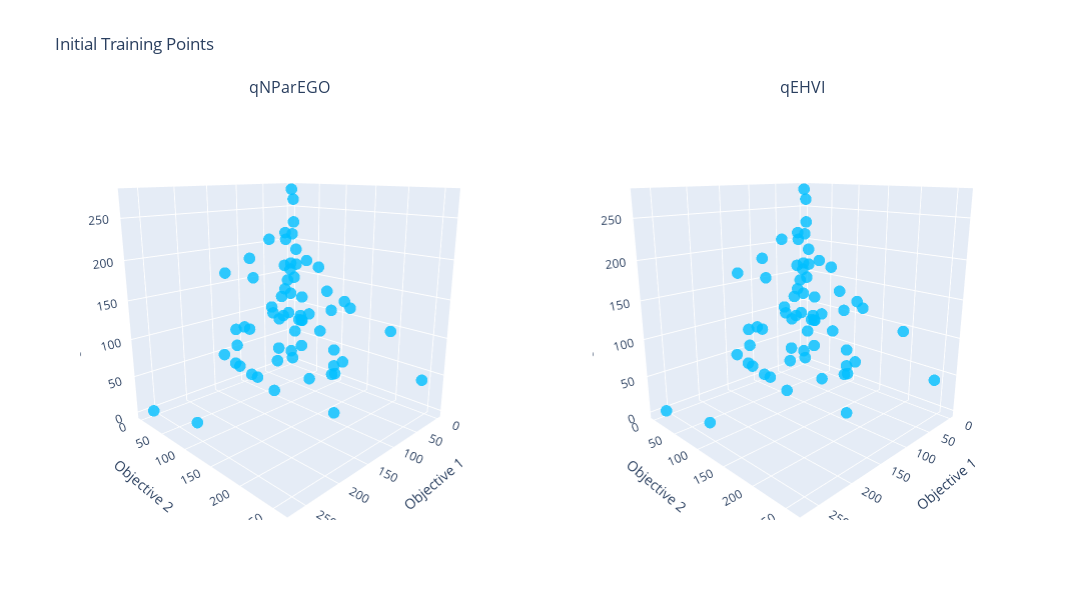

Notebook code cell kept with this figure:
### Code cell
# 1. Plot showing just initial training points
fig_initial = make_subplots(
    rows=1, cols=2,
    specs=[[{'type': 'scatter3d'}, {'type': 'scatter3d'}]],
    subplot_titles=("qNParEGO", "qEHVI")
)

# Generate Pareto surface using problem's built-in method
pf_surface = create_pareto_surface(problem)

alg_data_initial = [
    (-train_obj_true_qparego[:n_initial], "qNParEGO"),
    (-train_obj_true_qehvi[:n_initial], "qEHVI"),
]

for col, (train_obj, name) in enumerate(alg_data_initial, 1):
    obj_np = train_obj.cpu().numpy() if isinstance(train_obj, torch.Tensor) else train_obj

    # Plot initial points
    scatter = go.Scatter3d(
        x=obj_np[:, 0], y=obj_np[:, 1], z=obj_np[:, 2],
        mode='markers',
        marker=dict(size=4, color='deepskyblue', opacity=0.8),
        name=name
    )

    fig_initial.add_trace(scatter, row=1, col=col)
    fig_initial.add_trace(pf_surface, row=1, col=col)

# Update layout
fig_initial.update_layout(
    height=600,
    width=1200,
    scene1=dict(
        xaxis_title='Objective 1',
        yaxis_title='Objective 2',
        zaxis_title='Objective 3',
        camera=dict(eye=dict(x=1.5, y=1.5, z=0.6))
    ),
    scene2=dict(
        xaxis_title='Objective 1',
        yaxis_title='Objective 2',
        zaxis_title='Objective 3',
        camera=dict(eye=dict(x=1.5, y=1.5, z=0.6))
    ),
    showlegend=False,
    title_text='Initial Training Points'
)
fig_initial.show()

pio.write_html(fig_initial, 'DTLZ1a train.html')

### Figure 1 — Plotly figure (JSON) as saved in the notebook; plotly's stock layout.template omitted (floating-point values rounded to 4 significant figures; data arrays with more than 128 entries replaced by an {"elided": "..."} marker saying what was removed)
{"data": [{"marker": {"color": "deepskyblue", "opacity": 0.8, "size": 4}, "mode": "markers", "name": "qNParEGO", "scene": "scene", "type": "scatter3d", "x": [116.7, 12.84, 23.18, 28.04, 128.7, 2.376, 23.36, 98.59, 102.8, 9.942, 52.19, 61.55, 84.91, 8.829, 12.48, 32.25, 114.9, 0.0135, 84.45, 48.79, 81.87, 17.41, 25.13, 35.27, 260.0, 9.368, 140.8, 10.15, 38.73, 4.079, 7.258, 56.92, 173.4, 2.953, 21.37, 81.02, 131.6, 31.65, 15.89, 0.9131, 150.4, 14.62, 97.04, 29.71, 98.68, 4.593, 2.809, 49.94, 136.8, 3.257, 89.22, 9.237, 132.0, 25.97, 19.65, 63.31, 266.6, 0.8108, 45.78, 55.61, 94.2, 40.2, 19.45, 20.97, 128.1], "y": [89.95, 14.68, 5.664, 141.8, 17.65, 86.41, 8.436, 176.0, 19.42, 42.35, 44.35, 82.21, 45.27, 25.93, 0.2083, 260.6, 6.847, 0.1408, 40.75, 117.0, 81.63, 25.53, 3.977, 117.9, 105.2, 19.98, 12.3, 196.9, 10.86, 28.49, 4.741, 59.52, 47.38, 13.15, 15.53, 98.13, 50.85, 53.31, 1.829, 95.17, 119.2, 20.97, 20.2, 116.3, 0.2005, 43.35, 1.622, 133.5, 71.55, 7.179, 3.936, 116.4, 23.22, 80.74, 18.31, 99.6, 18.04, 24.4, 19.71, 111.8, 58.01, 44.45, 6.038, 125.5, 13.69], "z": [55.1, 210.5, 81.94, 121.7, 85.79, 102.4, 162.8, 1.798, 9.822, 172.9, 149.9, 60.94, 115.7, 76.45, 200.7, 53.07, 22.78, 275.5, 211.8, 144.9, 58.16, 59.49, 113.0, 18.87, 22.27, 164.4, 168.3, 96.8, 32.73, 74.7, 153.8, 34.86, 67.71, 185.9, 88.51, 113.3, 94.59, 86.17, 123.4, 3.242, 31.75, 144.8, 156.3, 54.69, 78.8, 88.48, 162.8, 40.94, 31.56, 261.2, 181.2, 122.9, 64.15, 170.2, 119.8, 15.24, 8.326, 111.5, 84.17, 88.41, 111.5, 232.7, 212.2, 36.49, 33.3]}, {"color": "red", "colorscale": [[0, "rgb(255,245,240)"], [0.125, "rgb(254,224,210)"], [0.25, "rgb(252,187,161)"], [0.375, "rgb(252,146,114)"], [0.5, "rgb(251,106,74)"], [0.625, "rgb(239,59,44)"], [0.75, "rgb(203,24,29)"], [0.875, "rgb(165,15,21)"], [1, "rgb(103,0,13)"]], "intensity": {"elided": "1000 float values"}, "name": "Pareto Front", "opacity": 0.3, "scene": "scene", "showscale": false, "type": "mesh3d", "x": {"elided": "1000 float values"}, "y": {"elided": "1000 float values"}, "z": {"elided": "1000 float values"}}, {"marker": {"color": "deepskyblue", "opacity": 0.8, "size": 4}, "mode": "markers", "name": "qEHVI", "scene": "scene2", "type": "scatter3d", "x": [116.7, 12.84, 23.18, 28.04, 128.7, 2.376, 23.36, 98.59, 102.8, 9.942, 52.19, 61.55, 84.91, 8.829, 12.48, 32.25, 114.9, 0.0135, 84.45, 48.79, 81.87, 17.41, 25.13, 35.27, 260.0, 9.368, 140.8, 10.15, 38.73, 4.079, 7.258, 56.92, 173.4, 2.953, 21.37, 81.02, 131.6, 31.65, 15.89, 0.9131, 150.4, 14.62, 97.04, 29.71, 98.68, 4.593, 2.809, 49.94, 136.8, 3.257, 89.22, 9.237, 132.0, 25.97, 19.65, 63.31, 266.6, 0.8108, 45.78, 55.61, 94.2, 40.2, 19.45, 20.97, 128.1], "y": [89.95, 14.68, 5.664, 141.8, 17.65, 86.41, 8.436, 176.0, 19.42, 42.35, 44.35, 82.21, 45.27, 25.93, 0.2083, 260.6, 6.847, 0.1408, 40.75, 117.0, 81.63, 25.53, 3.977, 117.9, 105.2, 19.98, 12.3, 196.9, 10.86, 28.49, 4.741, 59.52, 47.38, 13.15, 15.53, 98.13, 50.85, 53.31, 1.829, 95.17, 119.2, 20.97, 20.2, 116.3, 0.2005, 43.35, 1.622, 133.5, 71.55, 7.179, 3.936, 116.4, 23.22, 80.74, 18.31, 99.6, 18.04, 24.4, 19.71, 111.8, 58.01, 44.45, 6.038, 125.5, 13.69], "z": [55.1, 210.5, 81.94, 121.7, 85.79, 102.4, 162.8, 1.798, 9.822, 172.9, 149.9, 60.94, 115.7, 76.45, 200.7, 53.07, 22.78, 275.5, 211.8, 144.9, 58.16, 59.49, 113.0, 18.87, 22.27, 164.4, 168.3, 96.8, 32.73, 74.7, 153.8, 34.86, 67.71, 185.9, 88.51, 113.3, 94.59, 86.17, 123.4, 3.242, 31.75, 144.8, 156.3, 54.69, 78.8, 88.48, 162.8, 40.94, 31.56, 261.2, 181.2, 122.9, 64.15, 170.2, 119.8, 15.24, 8.326, 111.5, 84.17, 88.41, 111.5, 232.7, 212.2, 36.49, 33.3]}, {"color": "red", "colorscale": [[0, "rgb(255,245,240)"], [0.125, "rgb(254,224,210)"], [0.25, "rgb(252,187,161)"], [0.375, "rgb(252,146,114)"], [0.5, "rgb(251,106,74)"], [0.625, "rgb(239,59,44)"], [0.75, "rgb(203,24,29)"], [0.875, "rgb(165,15,21)"], [1, "rgb(103,0,13)"]], "intensity": {"elided": "1000 float values"}, "name": "Pareto Front", "opacity": 0.3, "scene": "scene2", "showscale": false, "type": "mesh3d", "x": {"elided": "1000 float values"}, "y": {"elided": "1000 float values"}, "z": {"elided": "1000 float values"}}], "layout": {"annotations": [{"font": {"size": 16}, "showarrow": false, "text": "qNParEGO", "x": 0.225, "xanchor": "center", "xref": "paper", "y": 1, "yanchor": "bottom", "yref": "paper"}, {"font": {"size": 16}, "showarrow": false, "text": "qEHVI", "x": 0.775, "xanchor": "center", "xref": "paper", "y": 1, "yanchor": "bottom", "yref": "paper"}], "height": 600, "scene": {"camera": {"eye": {"x": 1.5, "y": 1.5, "z": 0.6}}, "domain": {"x": [0, 0.45], "y": [0, 1]}, "xaxis": {"title": {"text": "Objective 1"}}, "yaxis": {"title": {"text": "Objective 2"}}, "zaxis": {"title": {"text": "Objective 3"}}}, "scene2": {"camera": {"eye": {"x": 1.5, "y": 1.5, "z": 0.6}}, "domain": {"x": [0.55, 1], "y": [0, 1]}, "xaxis": {"title": {"text": "Objective 1"}}, "yaxis": {"title": {"text": "Objective 2"}}, "zaxis": {"title": {"text": "Objective 3"}}}, "showlegend": false, "title": {"text": "Initial Training Points"}, "width": 1200}}
